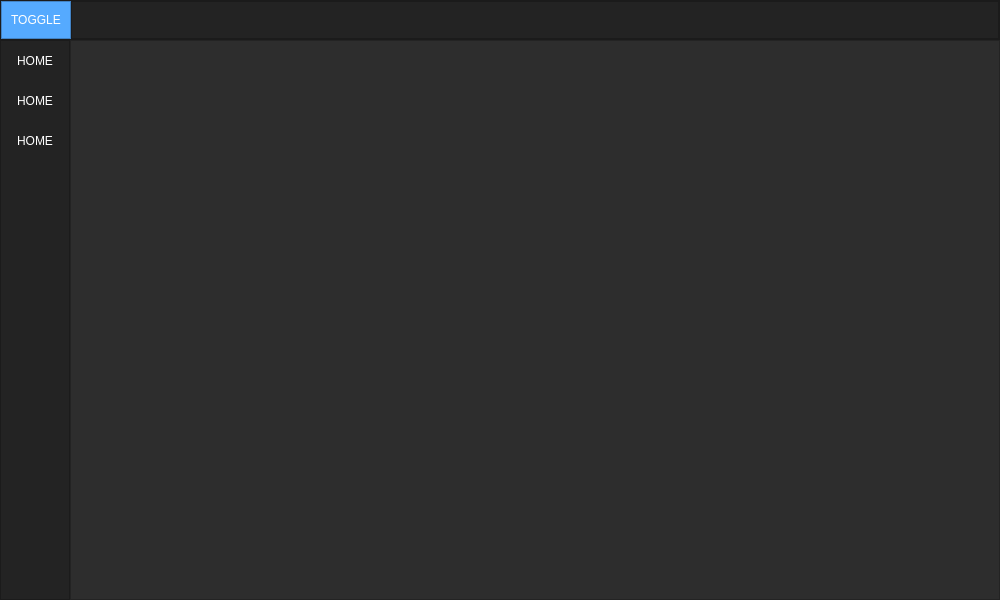
<?xml version="1.0" encoding="UTF-8"?>
<ui version="4.0">
 <class>MainWindow</class>
 <widget class="QMainWindow" name="MainWindow">
  <property name="geometry">
   <rect>
    <x>0</x>
    <y>0</y>
    <width>1000</width>
    <height>600</height>
   </rect>
  </property>
  <property name="minimumSize">
   <size>
    <width>1000</width>
    <height>600</height>
   </size>
  </property>
  <property name="windowTitle">
   <string>MainWindow</string>
  </property>
  <property name="styleSheet">
   <string notr="true">background-color: rgb(45, 45, 45);
</string>
  </property>
  <widget class="QWidget" name="centralwidget">
   <layout class="QVBoxLayout" name="verticalLayout">
    <property name="spacing">
     <number>0</number>
    </property>
    <property name="leftMargin">
     <number>0</number>
    </property>
    <property name="topMargin">
     <number>0</number>
    </property>
    <property name="rightMargin">
     <number>0</number>
    </property>
    <property name="bottomMargin">
     <number>0</number>
    </property>
    <item>
     <widget class="QFrame" name="Top_Bar">
      <property name="maximumSize">
       <size>
        <width>16777215</width>
        <height>40</height>
       </size>
      </property>
      <property name="styleSheet">
       <string notr="true">background-color: rgb(35, 35, 35);</string>
      </property>
      <property name="frameShape">
       <enum>QFrame::StyledPanel</enum>
      </property>
      <property name="frameShadow">
       <enum>QFrame::Raised</enum>
      </property>
      <layout class="QHBoxLayout" name="horizontalLayout">
       <property name="spacing">
        <number>0</number>
       </property>
       <property name="leftMargin">
        <number>0</number>
       </property>
       <property name="topMargin">
        <number>0</number>
       </property>
       <property name="rightMargin">
        <number>0</number>
       </property>
       <property name="bottomMargin">
        <number>0</number>
       </property>
       <item>
        <widget class="QFrame" name="frame_toggle">
         <property name="maximumSize">
          <size>
           <width>70</width>
           <height>40</height>
          </size>
         </property>
         <property name="styleSheet">
          <string notr="true">background-color: rgb(85, 170, 255);</string>
         </property>
         <property name="frameShape">
          <enum>QFrame::StyledPanel</enum>
         </property>
         <property name="frameShadow">
          <enum>QFrame::Raised</enum>
         </property>
         <layout class="QVBoxLayout" name="verticalLayout_2">
          <property name="spacing">
           <number>0</number>
          </property>
          <property name="leftMargin">
           <number>0</number>
          </property>
          <property name="topMargin">
           <number>0</number>
          </property>
          <property name="rightMargin">
           <number>0</number>
          </property>
          <property name="bottomMargin">
           <number>0</number>
          </property>
          <item>
           <widget class="QPushButton" name="Btn_Toggle">
            <property name="sizePolicy">
             <sizepolicy hsizetype="Expanding" vsizetype="Expanding">
              <horstretch>0</horstretch>
              <verstretch>0</verstretch>
             </sizepolicy>
            </property>
            <property name="styleSheet">
             <string notr="true">color: rgb(255, 255, 255);
border:0px solid;</string>
            </property>
            <property name="text">
             <string>TOGGLE</string>
            </property>
           </widget>
          </item>
         </layout>
        </widget>
       </item>
       <item>
        <widget class="QFrame" name="frame_top">
         <property name="frameShape">
          <enum>QFrame::StyledPanel</enum>
         </property>
         <property name="frameShadow">
          <enum>QFrame::Raised</enum>
         </property>
        </widget>
       </item>
      </layout>
     </widget>
    </item>
    <item>
     <widget class="QFrame" name="Content">
      <property name="frameShape">
       <enum>QFrame::NoFrame</enum>
      </property>
      <property name="frameShadow">
       <enum>QFrame::Raised</enum>
      </property>
      <layout class="QHBoxLayout" name="horizontalLayout_2">
       <property name="spacing">
        <number>0</number>
       </property>
       <property name="leftMargin">
        <number>0</number>
       </property>
       <property name="topMargin">
        <number>0</number>
       </property>
       <property name="rightMargin">
        <number>0</number>
       </property>
       <property name="bottomMargin">
        <number>0</number>
       </property>
       <item>
        <widget class="QFrame" name="frame_left_menu">
         <property name="minimumSize">
          <size>
           <width>70</width>
           <height>0</height>
          </size>
         </property>
         <property name="maximumSize">
          <size>
           <width>70</width>
           <height>16777215</height>
          </size>
         </property>
         <property name="styleSheet">
          <string notr="true">background-color: rgb(35, 35, 35);</string>
         </property>
         <property name="frameShape">
          <enum>QFrame::StyledPanel</enum>
         </property>
         <property name="frameShadow">
          <enum>QFrame::Raised</enum>
         </property>
         <layout class="QVBoxLayout" name="verticalLayout_3">
          <property name="leftMargin">
           <number>0</number>
          </property>
          <property name="topMargin">
           <number>0</number>
          </property>
          <property name="rightMargin">
           <number>0</number>
          </property>
          <property name="bottomMargin">
           <number>0</number>
          </property>
          <item alignment="Qt::AlignTop">
           <widget class="QFrame" name="frame_top_menus">
            <property name="frameShape">
             <enum>QFrame::NoFrame</enum>
            </property>
            <property name="frameShadow">
             <enum>QFrame::Raised</enum>
            </property>
            <layout class="QVBoxLayout" name="verticalLayout_4">
             <property name="spacing">
              <number>0</number>
             </property>
             <property name="leftMargin">
              <number>0</number>
             </property>
             <property name="topMargin">
              <number>0</number>
             </property>
             <property name="rightMargin">
              <number>0</number>
             </property>
             <property name="bottomMargin">
              <number>0</number>
             </property>
             <item>
              <widget class="QPushButton" name="Btn_Menu_3">
               <property name="minimumSize">
                <size>
                 <width>0</width>
                 <height>40</height>
                </size>
               </property>
               <property name="styleSheet">
                <string notr="true">QPushButton{
color:rgb(255,255,255);
background-color:rgb(35,35,35);
border:0 px solid;


}
QPushButton:hover{
background-color: rgb(85, 170, 255);

}</string>
               </property>
               <property name="text">
                <string>HOME</string>
               </property>
              </widget>
             </item>
             <item>
              <widget class="QPushButton" name="Btn_Menu_2">
               <property name="minimumSize">
                <size>
                 <width>0</width>
                 <height>40</height>
                </size>
               </property>
               <property name="styleSheet">
                <string notr="true">QPushButton{
color:rgb(255,255,255);
background-color:rgb(35,35,35);
border:0 px solid;


}
QPushButton:hover{
background-color: rgb(85, 170, 255);

}</string>
               </property>
               <property name="text">
                <string>HOME</string>
               </property>
              </widget>
             </item>
             <item>
              <widget class="QPushButton" name="Btn_Menu_1">
               <property name="minimumSize">
                <size>
                 <width>0</width>
                 <height>40</height>
                </size>
               </property>
               <property name="styleSheet">
                <string notr="true">QPushButton{
color:rgb(255,255,255);
background-color:rgb(35,35,35);
border:0 px solid;


}
QPushButton:hover{
background-color: rgb(85, 170, 255);

}</string>
               </property>
               <property name="text">
                <string>HOME</string>
               </property>
              </widget>
             </item>
            </layout>
           </widget>
          </item>
         </layout>
        </widget>
       </item>
       <item>
        <widget class="QFrame" name="frame_pages">
         <property name="styleSheet">
          <string notr="true">color: rgb(255, 255, 255);</string>
         </property>
         <property name="frameShape">
          <enum>QFrame::StyledPanel</enum>
         </property>
         <property name="frameShadow">
          <enum>QFrame::Raised</enum>
         </property>
         <layout class="QVBoxLayout" name="verticalLayout_5"/>
        </widget>
       </item>
      </layout>
     </widget>
    </item>
   </layout>
  </widget>
 </widget>
 <resources/>
 <connections/>
</ui>
